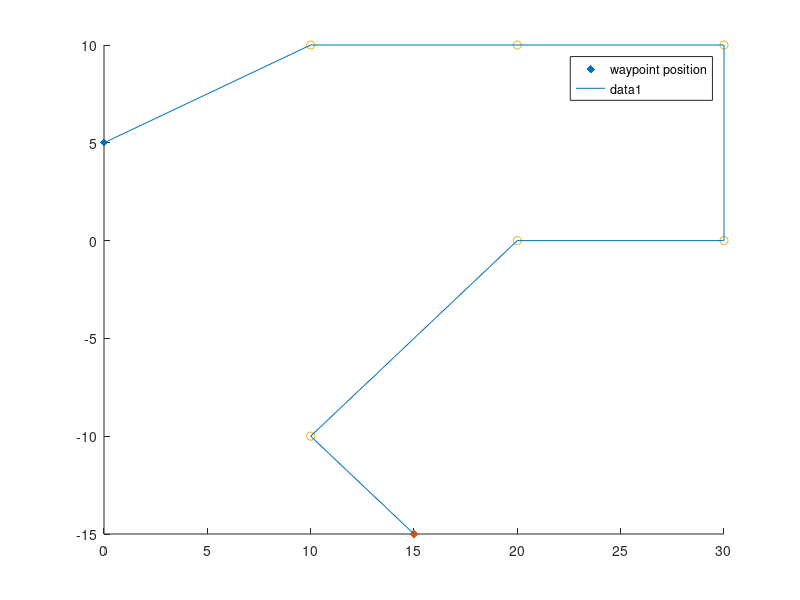

This chart was generated by the following MATLAB code:
% Waypoint positions
waypoints = [[10 10]; [20 10]; [30 10]; [30 0]; [20 0]; [10 -10]];

% Initial and target location of the robot
pinitial = [0 5];
pfinal = [15 -15];

hold on

% Plot the graph
scatter(pinitial(1), pinitial(2), "filled", 'd')
scatter(pfinal(1), pfinal(2), "filled", 'd')
scatter(waypoints(:, 1), waypoints(:, 2))
legend("waypoint position")

all_points = [pinitial; waypoints; pfinal]
plot(all_points(:, 1), all_points(:, 2))

hold off